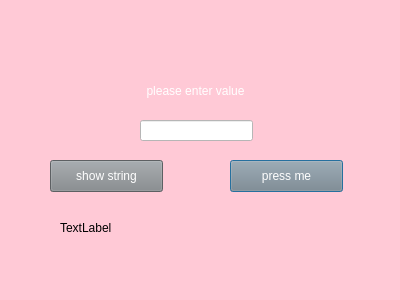
<?xml version="1.0" encoding="UTF-8"?>
<ui version="4.0">
 <class>Dialog</class>
 <widget class="QDialog" name="Dialog">
  <property name="geometry">
   <rect>
    <x>0</x>
    <y>0</y>
    <width>400</width>
    <height>300</height>
   </rect>
  </property>
  <property name="windowTitle">
   <string>Dialog</string>
  </property>
  <property name="styleSheet">
   <string notr="true">background-color: rgb(255, 201, 214);</string>
  </property>
  <widget class="QPushButton" name="pressMeButton">
   <property name="geometry">
    <rect>
     <x>230</x>
     <y>160</y>
     <width>113</width>
     <height>32</height>
    </rect>
   </property>
   <property name="layoutDirection">
    <enum>Qt::LeftToRight</enum>
   </property>
   <property name="styleSheet">
    <string notr="true">background-color: rgb(130, 135, 139);
font: 11pt &quot;.AppleSystemUIFont&quot;;
color: rgb(255, 255, 255);</string>
   </property>
   <property name="text">
    <string>press me</string>
   </property>
  </widget>
  <widget class="QLabel" name="label">
   <property name="geometry">
    <rect>
     <x>120</x>
     <y>70</y>
     <width>151</width>
     <height>41</height>
    </rect>
   </property>
   <property name="styleSheet">
    <string notr="true">color: rgb(255, 255, 255);
font: 18pt &quot;.AppleSystemUIFont&quot;;</string>
   </property>
   <property name="text">
    <string>please enter value</string>
   </property>
   <property name="alignment">
    <set>Qt::AlignCenter</set>
   </property>
  </widget>
  <widget class="QPushButton" name="helloButton">
   <property name="geometry">
    <rect>
     <x>50</x>
     <y>160</y>
     <width>113</width>
     <height>32</height>
    </rect>
   </property>
   <property name="styleSheet">
    <string notr="true">background-color: rgb(130, 135, 139);
font: 11pt &quot;.AppleSystemUIFont&quot;;
color: rgb(255, 255, 255);</string>
   </property>
   <property name="text">
    <string>show string</string>
   </property>
  </widget>
  <widget class="QLineEdit" name="lineEdit_2">
   <property name="geometry">
    <rect>
     <x>140</x>
     <y>120</y>
     <width>113</width>
     <height>21</height>
    </rect>
   </property>
   <property name="styleSheet">
    <string notr="true">background-color: rgb(255, 255, 255);
color: rgb(12, 12, 12);</string>
   </property>
   <property name="text">
    <string/>
   </property>
  </widget>
  <widget class="QLabel" name="label_2">
   <property name="geometry">
    <rect>
     <x>60</x>
     <y>220</y>
     <width>60</width>
     <height>16</height>
    </rect>
   </property>
   <property name="text">
    <string>TextLabel</string>
   </property>
  </widget>
 </widget>
 <resources/>
 <connections/>
</ui>
